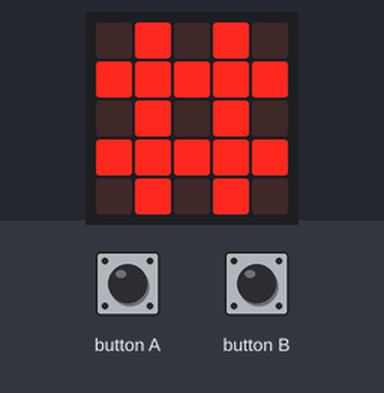
The program below on a simulated BBC micro:bit (MakeCode). On the bench: the board's 5×5 LED display. Inputs (shaded band) come from the test bench.

Above: at 1.2 s.
1.3 s: button A pressed for 0.15 s
At 2.1 s:
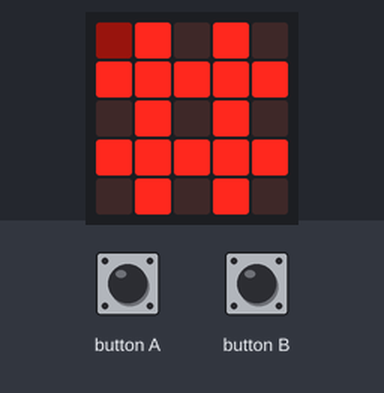
2.9 s: button A pressed for 0.15 s
At 3.3 s:
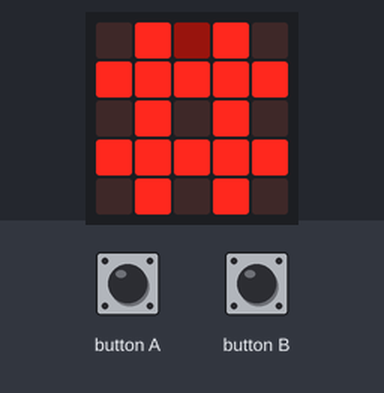
4.5 s: button B pressed for 0.15 s
At 5.8 s:
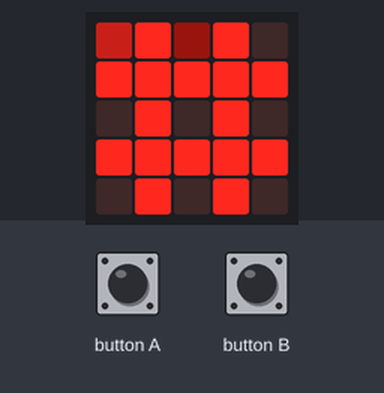
6.1 s: button A pressed for 0.15 s
At 7.0 s:
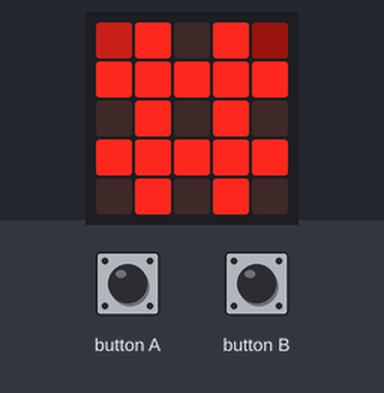
7.7 s: button B pressed for 0.15 s
At 8.2 s:
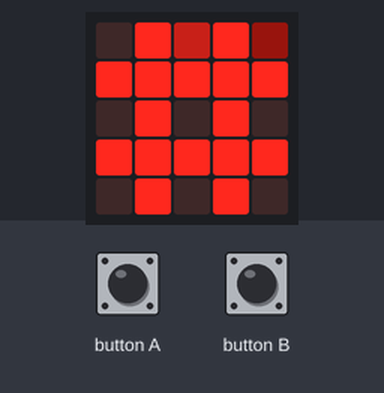
9.3 s: button B pressed for 0.15 s
At 10.6 s:
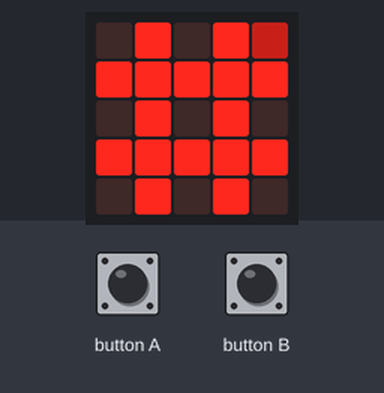
Timing chart, 0 to 11.9 s (numbered marks = the images above; inputs shaded):
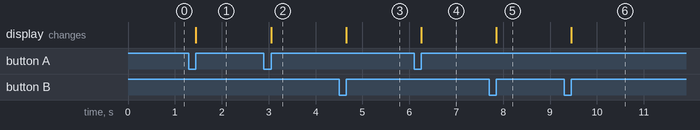

The program:

main.ts
```typescript
input.onButtonPressed(Button.A, function () {
    Compter += 1
    if (Compter == 1) {
        led.plotBrightness(0, 0, 23)
        led.unplot(4, 4)
    } else {
        if (Compter == 2) {
            led.plotBrightness(2, 0, 23)
            led.unplot(0, 0)
        } else {
            if (Compter == 3) {
                led.plotBrightness(4, 0, 23)
                led.unplot(2, 0)
            } else {
                if (Compter == 4) {
                    led.plotBrightness(0, 2, 23)
                    led.unplot(4, 0)
                } else {
                    if (Compter == 5) {
                        led.plotBrightness(2, 2, 23)
                        led.unplot(0, 2)
                    } else {
                        if (Compter == 6) {
                            led.plotBrightness(4, 2, 23)
                            led.unplot(2, 2)
                        } else {
                            if (Compter == 7) {
                                led.plotBrightness(0, 4, 23)
                                led.unplot(4, 2)
                            } else {
                                if (Compter == 8) {
                                    led.plotBrightness(2, 4, 23)
                                    led.unplot(0, 4)
                                } else {
                                    if (Compter == 9) {
                                        led.plotBrightness(4, 4, 23)
                                        led.unplot(2, 4)
                                    }
                                }
                            }
                        }
                    }
                }
            }
        }
    }
})
input.onButtonPressed(Button.B, function () {
    compter_2 += 1
    if (compter_2 == 1) {
        led.plotBrightness(0, 0, 100)
        led.unplot(4, 4)
    } else {
        if (compter_2 == 2) {
            led.plotBrightness(2, 0, 100)
            led.unplot(0, 0)
        } else {
            if (compter_2 == 3) {
                led.plotBrightness(4, 0, 100)
                led.unplot(2, 0)
            } else {
                if (compter_2 == 4) {
                    led.plotBrightness(0, 2, 100)
                    led.unplot(4, 0)
                } else {
                    if (compter_2 == 5) {
                        led.plotBrightness(2, 2, 100)
                        led.unplot(0, 2)
                    } else {
                        if (compter_2 == 6) {
                            led.plotBrightness(4, 2, 100)
                            led.unplot(2, 2)
                        } else {
                            if (compter_2 == 7) {
                                led.plotBrightness(0, 4, 100)
                                led.unplot(4, 2)
                            } else {
                                if (compter_2 == 8) {
                                    led.plotBrightness(2, 4, 100)
                                    led.unplot(0, 4)
                                } else {
                                    if (compter_2 == 9) {
                                        led.plotBrightness(4, 4, 100)
                                        led.unplot(2, 4)
                                    }
                                }
                            }
                        }
                    }
                }
            }
        }
    }
})
let compter_2 = 0
let Compter = 0
Compter = 0
basic.forever(function () {

})
basic.forever(function () {
    led.plotBrightness(1, 0, 255)
    led.plotBrightness(1, 1, 255)
    led.plotBrightness(1, 2, 255)
    led.plotBrightness(1, 3, 255)
    led.plotBrightness(1, 4, 255)
    led.plotBrightness(0, 1, 255)
    led.plotBrightness(0, 3, 255)
    led.plotBrightness(2, 1, 255)
    led.plotBrightness(2, 3, 255)
    led.plotBrightness(3, 0, 255)
    led.plotBrightness(3, 1, 255)
    led.plotBrightness(3, 2, 255)
    led.plotBrightness(3, 3, 255)
    led.plotBrightness(3, 4, 255)
    led.plotBrightness(4, 1, 255)
    led.plotBrightness(4, 3, 255)
})
```

test.ts
```typescript
// les tests vont ici ; cela ne sera pas compilé si ce paquet est utilisé en tant qu'extension.
```

Measured:
- after the input at 1.3 s, the display: changes after 0.15 s (image 1)
- after the input at 2.9 s, the display: changes after 0.15 s (image 2)
- after the input at 4.5 s, the display: changes after 0.15 s (image 3)
- after the input at 6.1 s, the display: changes after 0.15 s (image 4)
- after the input at 7.7 s, the display: changes after 0.15 s (image 5)
- after the input at 9.3 s, the display: changes after 0.15 s (image 6)
